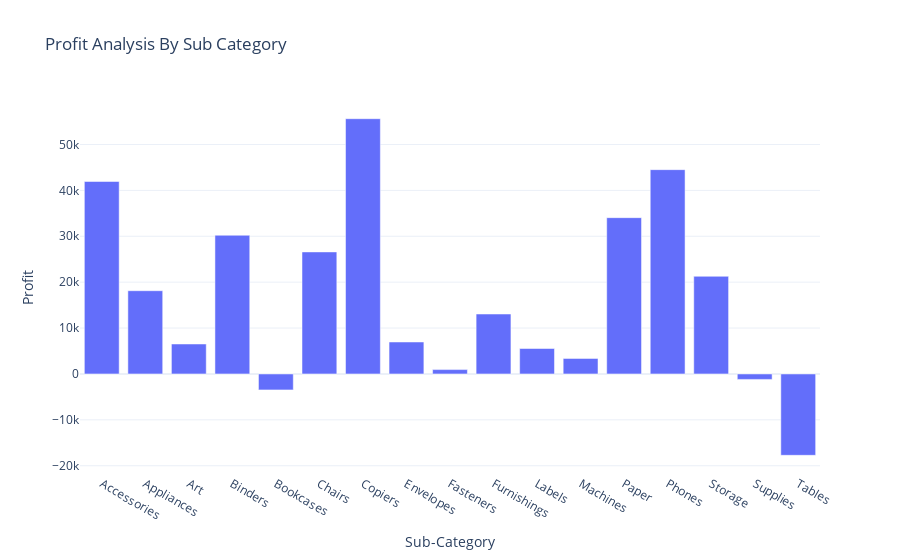

This figure's notebook cell:
### Code cell
fig = px.bar(profit_by_subcategory,
            x = "Sub-Category",
            y = "Profit",
            title = "Profit Analysis By Sub Category")
fig.show()

### Figure 1 — Plotly figure (JSON) as saved in the notebook; plotly's stock layout.template omitted (floating-point values rounded to 4 significant figures)
{"data": [{"alignmentgroup": "True", "hovertemplate": "Sub-Category=%{x}<br>Profit=%{y}<extra></extra>", "legendgroup": "", "marker": {"color": "#636efa", "pattern": {"shape": ""}}, "name": "", "offsetgroup": "", "orientation": "v", "showlegend": false, "textposition": "auto", "type": "bar", "x": ["Accessories", "Appliances", "Art", "Binders", "Bookcases", "Chairs", "Copiers", "Envelopes", "Fasteners", "Furnishings", "Labels", "Machines", "Paper", "Phones", "Storage", "Supplies", "Tables"], "xaxis": "x", "y": [41940.0, 18140.0, 6528.0, 30220.0, -3473.0, 26590.0, 55620.0, 6964.0, 949.5, 13060.0, 5546.0, 3385.0, 34050.0, 44520.0, 21280.0, -1189.0, -17730.0], "yaxis": "y"}], "layout": {"autosize": true, "barmode": "relative", "legend": {"tracegroupgap": 0}, "title": {"text": "Profit Analysis By Sub Category"}, "xaxis": {"anchor": "y", "autorange": true, "domain": [0, 1], "range": [-0.5, 16.5], "title": {"text": "Sub-Category"}, "type": "category"}, "yaxis": {"anchor": "x", "autorange": true, "domain": [0, 1], "range": [-21800.0, 59690.0], "title": {"text": "Profit"}, "type": "linear"}}}
